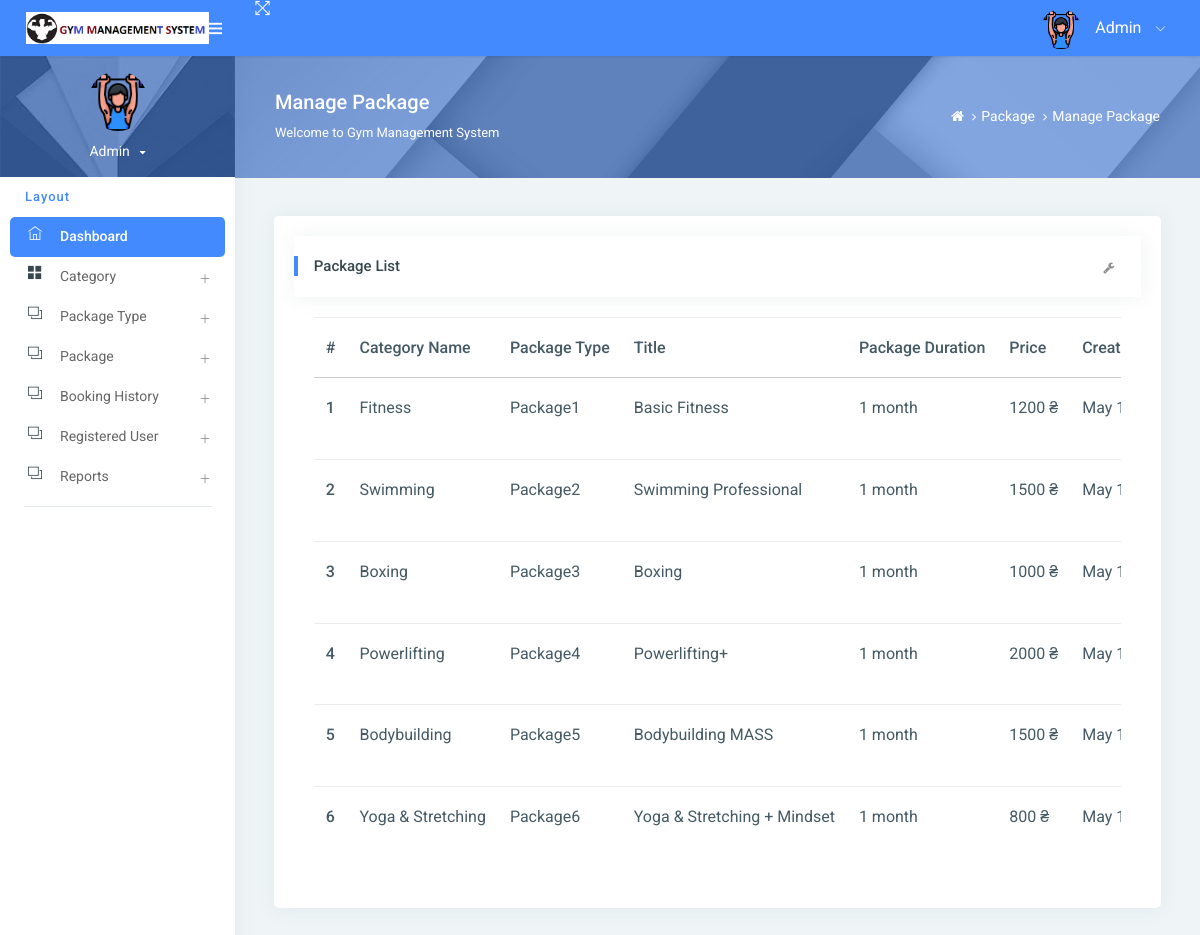
The page /managePackage/ on the database its author committed.
### gym/models.py (models this page shows, shortened)
class Package(models.Model):
    category = models.ForeignKey(Category, on_delete=models.CASCADE, null=True)
    packagename = models.ForeignKey(Packagetype, on_delete=models.CASCADE, null=True)
    titlename = models.CharField(max_length=200, null=True)
    packageduration = models.CharField(max_length=50, null=True)
    price = models.CharField(max_length=200, null=True)
    description = models.CharField(max_length=200, null=True)
    creationdate = models.DateTimeField(auto_now_add=True)

class Category(models.Model):
    categoryname = models.CharField(max_length=200, null=True)
    status = models.CharField(max_length=300, null=True)
    creationdate = models.DateTimeField(auto_now_add=True)

class Packagetype(models.Model):
    category = models.ForeignKey(Category, on_delete=models.CASCADE, null=True)
    packagename = models.CharField(max_length=200, null=True)
    creationdate = models.DateTimeField(auto_now_add=True)
    def __str__(self):
        return self.packagename

### gym/views.py (the view)
# urls.py: path('managePackage/', managePackage, name='managePackage'),
def managePackage(request):
    package = Package.objects.all()
    return render(request, 'admin/managePackage.html',locals())

### gym/templates/admin/managePackage.html (shortened to what this page needs)
{% extends 'admin_base.html' %}
{% load static %}
{% block main %}
<div class="page-header">
    <div class="page-block">
        <div class="row align-items-center">
            <div class="col-md-8">
                <div class="page-header-title">
                    <h5 class="m-b-10">Manage Package</h5>
                    <p class="m-b-0">Welcome to Gym Management System</p>
                </div>
            </div>
            <div class="col-md-4">
                <ul class="breadcrumb-title">
                    <li class="breadcrumb-item">
                        <a href="{% url 'admin_home' %}"> <i class="fa fa-home"></i> </a>
                    </li>
                    <li class="breadcrumb-item"><a href="">Package</a>
                    </li>
                    <li class="breadcrumb-item"><a href="">Manage Package</a>
                    </li>
                </ul>
            </div>
        </div>
    </div>
</div>
<div class="pcoded-inner-content">
    <div class="main-body">
        <div class="page-wrapper">
            <div class="page-body">
                <div class="row">
                    <div class="col-md-12">
                        <div class="card">
                            <div class="card-block">
                                <div class="card-header">
                                    <h5>Package List</h5>
                                    <div class="card-header-right">
                                        <ul class="list-unstyled card-option">
                                            <li><i class="fa fa fa-wrench open-card-option"></i></li>
                                        </ul>
                                    </div>
                                </div>
                                <div class="card-block table-border-style">
                                    <div class="table-responsive">
                                        <table class="table">
                                            <thead>
                                            <tr>
                                                <th>#</th>
                                                <th>Category Name</th>
                                                <th>Package Type</th>
                                                <th>Title</th>
                                                <th>Package Duration</th>
                                                <th>Price</th>
                                                <th>Creation Date</th>
                                            </tr>
                                            </thead>
                                            <tbody>
                                            {% for i in package %}
                                            <tr>
                                                <th scope="row">{{forloop.counter}}</th>
                                                <td>{{i.category.categoryname}}</td>
                                                <td>{{i.packagename}}</td>
                                                 <td>{{i.titlename}}</td>
                                                <td>{{i.packageduration}}</td>
                                                <td>{{i.price}}</td>
                                                <td>{{i.creationdate}}</td>
                                            </tr>
                                            {% endfor %}
                                            </tbody>
                                        </table>
                                    </div>
                                </div>
                            </div>
                        </div>
                    </div>
                </div>
            </div>
        </div>
    </div>
</div>
{% endblock %}

### gym/templates/admin_base.html (shortened to what this page needs)
{% load static %}
<html lang="en">
<head>
    <link rel="stylesheet" href="{% static 'assets1/pages/waves/css/waves.min.css' %}" type="text/css" media="all">
    <link rel="stylesheet" type="text/css" href="{% static 'assets1/css/bootstrap/css/bootstrap.min.css' %}">
    <link rel="stylesheet" href="{% static 'assets1/pages/waves/css/waves.min.css' %}" type="text/css" media="all">
    <link rel="stylesheet" type="text/css" href="{% static 'assets1/icon/themify-icons/themify-icons.css' %}">
    <link rel="stylesheet" type="text/css" href="{% static 'assets1/icon/font-awesome/css/font-awesome.min.css' %}">
    <link rel="stylesheet" type="text/css" href="{% static 'assets1/css/jquery.mCustomScrollbar.css' %}">
    <link rel="stylesheet" href="https://www.amcharts.com/lib/3/plugins/export/export.css" type="text/css" media="all"/>
    <link rel="stylesheet" type="text/css" href="{% static 'assets1/css/style.css' %}">
</head>
<body>
<div id="pcoded" class="pcoded">
    <div class="pcoded-container navbar-wrapper">
        <nav class="navbar header-navbar pcoded-header">
            <div class="navbar-wrapper">
                <div class="navbar-logo">
                    <a class="mobile-menu waves-effect waves-light" id="mobile-collapse" href="#!">
                        <i class="ti-menu"></i>
                    </a>
                    <a href="{% url 'admin_home' %}">
                        <img class="img-fluid" src="{% static 'assets1/images/logo.png' %}" alt="Theme-Logo"
                             style="width:85%">
                    </a>
                </div>
                <div class="navbar-container container-fluid">
                    <ul class="nav-left">
                        <li>
                            <a href="#!" onclick="javascript:toggleFullScreen()" class="waves-effect waves-light">
                                <i class="ti-fullscreen"></i>
                            </a>
                        </li>
                    </ul>
                    <ul class="nav-right">
                        <li class="user-profile header-notification">
                            <a href="#!" class="waves-effect waves-light">
                                <img src="{% static 'assets1/images/avata.png' %}" class="img-radius"
                                     alt="">
                                <span>Admin</span>
                                <i class="ti-angle-down"></i>
                            </a>
                        </li>
                    </ul>
                </div>
            </div>
        </nav>
        <div class="pcoded-main-container">
            <div class="pcoded-wrapper">
                <nav class="pcoded-navbar">
                    <div class="pcoded-inner-navbar main-menu">
                        <div class="">
                            <div class="main-menu-header">
                                <img class="img-80 img-radius" src="{% static 'assets1/images/avata.png' %}"
                                     alt="">
                                <div class="user-details">
                                    <span id="more-details">Admin<i class="fa fa-caret-down"></i></span>
                                </div>
                            </div>
                        </div>
                        <div class="pcoded-navigation-label" data-i18n="nav.category.navigation">Layout</div>
                        <ul class="pcoded-item pcoded-left-item">
                            <li class="active">
                                <a href="{% url 'admin_home' %}" class="waves-effect waves-dark">
                                    <span class="pcoded-micon"><i class="ti-home"></i><b>D</b></span>
                                    <span class="pcoded-mtext" data-i18n="nav.dash.main">Dashboard</span>
                                </a>
                            </li>
                            <li class="pcoded-hasmenu">
                                <a href="javascript:void(0)" class="waves-effect waves-dark">
                                    <span class="pcoded-micon"><i class="ti-layout-grid2-alt"></i></span>
                                    <span class="pcoded-mtext" data-i18n="nav.basic-components.main">Category</span>
                                </a>
                            </li>
                            <li class="pcoded-hasmenu">
                                <a href="javascript:void(0)" class="waves-effect waves-dark">
                                    <span class="pcoded-micon"><i class="ti-layers"></i></span>
                                    <span class="pcoded-mtext"
                                          data-i18n="nav.basic-components.main">Package Type </span>
                                </a>
                            </li>
                            <li class="pcoded-hasmenu">
                                <a href="javascript:void(0)" class="waves-effect waves-dark">
                                    <span class="pcoded-micon"><i class="ti-layers"></i></span>
                                    <span class="pcoded-mtext"
                                          data-i18n="nav.basic-components.main"> Package</span>
                                </a>
                            </li>
                            <li class="pcoded-hasmenu">
                                <a href="javascript:void(0)" class="waves-effect waves-dark">
                                    <span class="pcoded-micon"><i class="ti-layers"></i></span>
                                    <span class="pcoded-mtext"
                                          data-i18n="nav.basic-components.main">Booking History</span>
                                </a>
                            </li>
                               <li class="pcoded-hasmenu">
                                <a href="javascript:void(0)" class="waves-effect waves-dark">
                                    <span class="pcoded-micon"><i class="ti-layers"></i></span>
                                    <span class="pcoded-mtext"
                                          data-i18n="nav.basic-components.main"> Registered User</span>
                                </a>
                            </li>
                            <li class="pcoded-hasmenu">
                                <a href="javascript:void(0)" class="waves-effect waves-dark">
                                    <span class="pcoded-micon"><i class="ti-layers"></i></span>
                                    <span class="pcoded-mtext"
                                          data-i18n="nav.basic-components.main">Reports</span>
                                </a>
                            </li>
                        </ul>
                    </div>
                </nav>
                <div class="pcoded-content">
                    {% block main %}
                    {% endblock %}
                </div>
            </div>
        </div>
    </div>
</div>
</body>
</html>

### rows shown on the page
Package: category.categoryname "Fitness", packagename "Package1", titlename "Basic Fitness", packageduration "1 month", price "1200 ₴", creationdate "May…"
Package: category.categoryname "Swimming", packagename "Package2", titlename "Swimming Professional", packageduration "1 month", price "1500 ₴", creationdate "May…"
Package: category.categoryname "Boxing", packagename "Package3", titlename "Boxing", packageduration "1 month", price "1000 ₴", creationdate "May…"
Package: category.categoryname "Powerlifting", packagename "Package4", titlename "Powerlifting+", packageduration "1 month", price "2000 ₴", creationdate "May…"
Package: category.categoryname "Bodybuilding", packagename "Package5", titlename "Bodybuilding MASS", packageduration "1 month", price "1500 ₴", creationdate "May…"
Package: category.categoryname "Yoga & Stretching", packagename "Package6", titlename "Yoga & Stretching + Mindset", packageduration "1 month", price "800 ₴", creationdate "May…"
